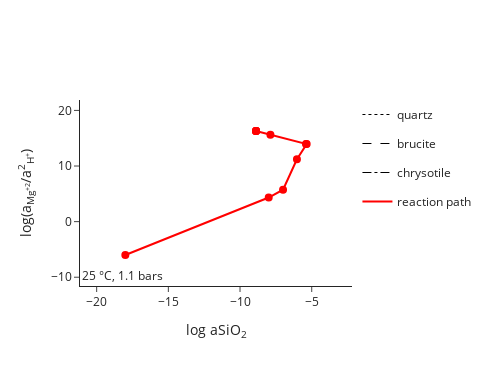

Notebook cell for this chart:
### Markdown cell above
A-ha! Right there at log Xi = -5.134 chrysotile appears as a product. It's the first mineral to appear, but may not be the last in the alteration assemblage.

Comparing the last two plots, we can see that as chrysotile appears the total dissolved Si falls dramatically and the total dissolved Mg skyrockets! What is going on?

First, it may help to remind ourselves about the overall process we're modeling.

Forsterite is dissolving continuously. In fact, the way we keep track of reaction progress (Xi) is by quantifying the amount of forsterite that has dissolved. Mg and Si increase in the 2:1 ratio we expect from the forsterite hydrolysis reaction until the solution reaches saturation with chrysotile at log Xi = -5.134.

Now there is a second reaction involved, chrysotile formation!

$$ \rm{3 Mg^{+2}} + \rm{2 SiO_{2(aq)}} + \rm{5 H_2O} \rightarrow \mathop{\rm{Mg_{3}Si_{2}O_{5}(OH)_{4(cr)}}} \limits_{\text{(chrysotile)}} + \rm{6 H^+}$$

So that second reaction is removing Mg and Si from solution. But it does so in a 3:2 ratio.

And all the while forsterite is dissolving, contributing Mg and Si to solution in a 2:1 ratio.

Examining these ratios will reveal why chrysotile formation drives the total Si concentration down, as forsterite dissolves and chrysotile forms, and the total Mg concentration up: More Mg is being added than is being removed.

Now we can explain why the total Mg concentration climbs. Then, at log Xi = -3.77 the Mg curve goes flat!
Looking at the other plot reveals what changes. This is the point that brucite can form. Precipitation of brucite will remove Mg from solution and maintain the Mg concentration at the equilibrium value.

$$ \rm{Mg^{+2}} + \rm{2 H_2O} \rightarrow \mathop{\rm{Mg(OH)_{2(cr)}}} \limits_{\text{(brucite)}} + \rm{2 H^+} $$

So, while reaction progress increases, and forsterite is dissolving and contributing Mg and Si in a 2:1 ratio, both chrysotile and brucite are forming... and the two curves showing total moles of minerals produced are on top of each other. Equal amounts of chrysotile and brucite are forming. Let's see why...

Brucite and chrysotile forming together means that Mg and Si are removed in a 4:2 ratio, which is the same as the 2:1 ratio that they are being added by forsterite dissolution!

We could anticipate this by writing an overall reaction involving mineral reactants and products like we did above for making the phase diagram for


$$ \mathop{\rm{2 Mg_{2}SiO_{4(cr)}}} \limits_{\text{(forsterite)}} + \rm{3H_{2}O} \rightarrow \mathop{\rm{Mg(OH)_{2(cr)}}} \limits_{\text{(brucite)}} + \mathop{\rm{Mg_{3}Si_{2}O_{5}(OH)_{4(cr)}}} \limits_{\text{(chrysotile)}}$$

but, that overall reaction doesn't reveal anything about what goes on in the coexisiting solution.

It is not that it is wrong, it is just incomplete. Changes are happening to the minerals, and changes also happen to the solution!

We can view these changes simultaneously by following our reaction path on an activity diagram.
Let's start with some basics. 

If we return to the forsterite dissolution reaction:

$$ \mathop{\rm{2 Mg_{2}SiO_{4(cr)}}} \limits_{\text{(forsterite)}} + \rm{4 H^{+}} \rightarrow \rm{2 Mg^{+2}} + \rm{SiO_{2(aq)}} + \rm{2 H_2O}$$

we realize that there are three aqueous solutes involved (Mg$^{+2}$, SiO$_{2(aq)}$, and H$^+$).

Rather than making a three-dimensional diagram to depict the path, we can stay in two dimensions by placing two of our variables in a ratio.
Often the choice is made to do this with the cations as (a$_{\rm{Mg}^{+2}}$)/(a$^{2}_{\rm{H^{+}}}$), where a stands for activity.
then if we plot the log of that activity ratio vs the log activity of SiO$_{2(aq)}$ we can generate an activity diagram.
Let's do that!

### Code cell
fig_list = m.plot_reaction_paths(flip_xy=True, # flip variables on x and y axes?
                                 colormap="bw", # black and white colormap for the background
                                 minerals_to_show=["quartz"], # show the quartz saturation line for reference
                                 )

_ = [fig.show() for fig in fig_list]

### Figure 1 — Plotly figure (JSON) as saved in the notebook; plotly's stock layout.template omitted (floating-point values rounded to 4 significant figures)
{"data": [{"mode": "markers", "showlegend": false, "type": "scatter", "x": [], "y": []}, {"hovertemplate": "quartz<br>log aSiO<sub>2</sub> = -150.007", "line": {"color": "black", "dash": "dot", "width": 1}, "mode": "lines", "name": "quartz", "showlegend": true, "type": "scatter", "x": [-150.0, -150.0], "y": [-11.58, 21.87]}, {"hovertemplate": "brucite<br>log(a<sub>Mg<sup>+2</sup></sub>/a<sup>2</sup><sub>H<sup>+</sup></sub>) = 146", "line": {"color": "black", "dash": "dash", "width": 1}, "mode": "lines", "name": "brucite", "showlegend": true, "type": "scatter", "x": [-21.16, -2.191], "y": [146.3, 146.3]}, {"hovertemplate": "chrysotile<br>slope = 1<br>intercept = 236<extra></extra>", "line": {"color": "black", "dash": "dashdot", "width": 1}, "mode": "lines", "name": "chrysotile", "showlegend": true, "type": "scatter", "x": [-21.16, -2.191], "y": [249.9, 237.2]}, {"customdata": [["0.0", "N/A"], ["1e-08", "-8.0"], ["1e-07", "-7.0"], ["1e-06", "-6.0"], ["7.3378e-06", "-5.1344"], ["1e-05", "-5.0"], ["0.0001", "-4.0"], ["0.00016963", "-3.7705"], ["0.001", "-3.0"], ["0.01", "-2.0"], ["0.1", "-1.0"], ["1.0", "0.0"]], "hovertemplate": "Xi: %{customdata[0]}<br>log Xi: %{customdata[1]}<br>log aSiO<sub>2</sub>: %{x}<br>log(a<sub>Mg<sup>+2</sup></sub>/a<sup>2</sup><sub>H<sup>+</sup></sub>): %{y}<extra></extra>", "legendgroup": "reaction path", "line": {"color": "red"}, "mode": "lines", "name": "reaction path", "showlegend": true, "type": "scatter", "x": [-18.0, -8.0, -7.0, -6.032, -5.353, -5.402, -7.881, -8.884, -8.884, -8.884, -8.884, -8.884], "y": [-6.002, 4.334, 5.732, 11.22, 13.94, 13.98, 15.63, 16.3, 16.3, 16.3, 16.3, 16.3]}, {"customdata": [["0.0", "N/A"], ["1e-08", "-8.0"], ["1e-07", "-7.0"], ["1e-06", "-6.0"], ["7.3378e-06", "-5.1344"], ["1e-05", "-5.0"], ["0.0001", "-4.0"], ["0.00016963", "-3.7705"], ["0.001", "-3.0"], ["0.01", "-2.0"], ["0.1", "-1.0"], ["1.0", "0.0"]], "hovertemplate": "Xi: %{customdata[0]}<br>log Xi: %{customdata[1]}<br>log aSiO<sub>2</sub>: %{x}<br>log(a<sub>Mg<sup>+2</sup></sub>/a<sup>2</sup><sub>H<sup>+</sup></sub>): %{y}<extra></extra>", "legendgroup": "reaction path", "marker": {"color": "red", "line": {"color": "red", "width": 2}}, "mode": "markers", "name": "reaction path", "showlegend": false, "type": "scatter", "x": [-18.0, -8.0, -7.0, -6.032, -5.353, -5.402, -7.881, -8.884, -8.884, -8.884, -8.884, -8.884], "y": [-6.002, 4.334, 5.732, 11.22, 13.94, 13.98, 15.63, 16.3, 16.3, 16.3, 16.3, 16.3]}], "layout": {"annotations": [{"align": "left", "bgcolor": "rgba(255, 255, 255, 0.5)", "showarrow": false, "text": "25 °C, 1.1 bars", "x": 0, "xref": "paper", "y": 0, "yref": "paper"}], "height": 366, "showlegend": true, "width": 488, "xaxis": {"autorange": false, "range": [-21.16, -2.191], "title": {"text": "log aSiO<sub>2</sub>"}, "type": "linear"}, "yaxis": {"autorange": false, "range": [-11.58, 21.87], "title": {"text": "log(a<sub>Mg<sup>+2</sup></sub>/a<sup>2</sup><sub>H<sup>+</sup></sub>)"}, "type": "linear"}}}
